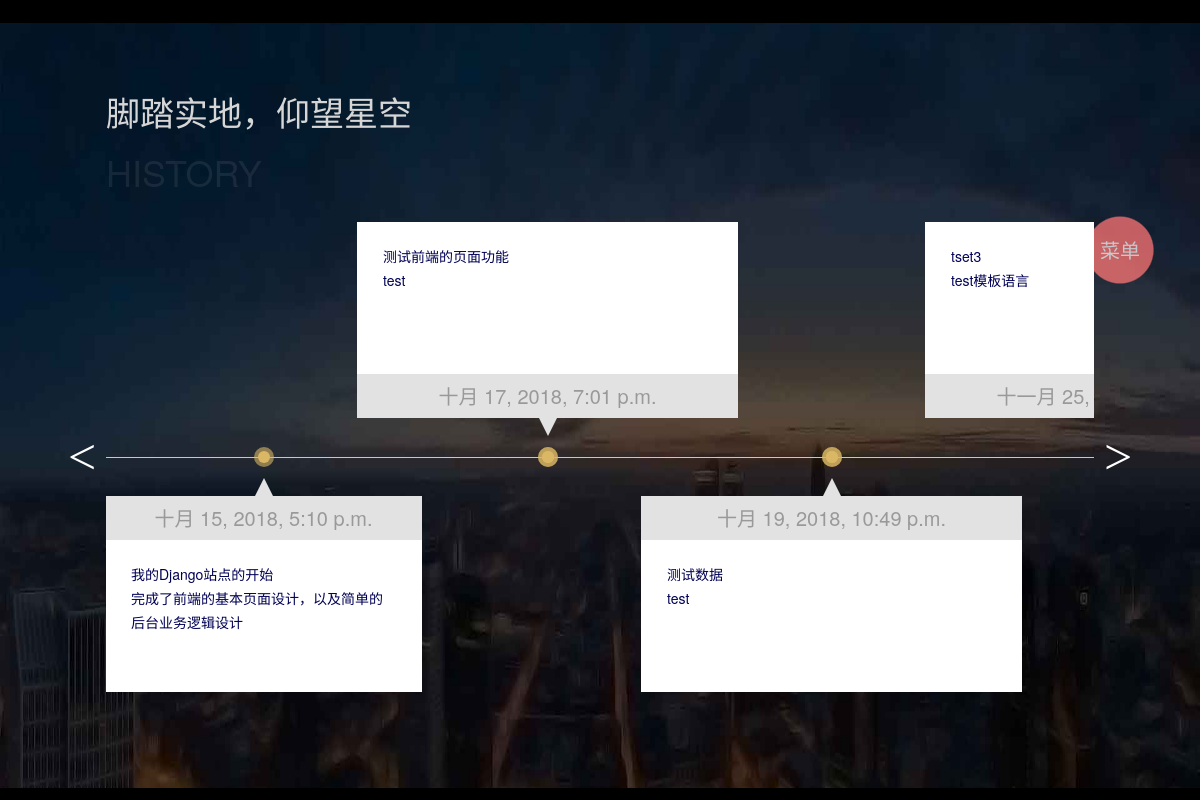
Screenshot of /blog/time.html with the database file from the repository.
### myblog/models.py (models this page shows, shortened)
class BlogTime(models.Model):
    time = models.DateTimeField()
    time_title = models.CharField(max_length=150)
    things = models.TextField()

### myblog/views.py (the view)
# urls.py: path(r'time.html', views.blog_time, name='blog_time'),
def blog_time(request):
    blog_Time = BlogTime.objects.all()  # 获取所有时间轴的信息
    return render(request, 'time.html', {'blog_time': blog_Time}) # 返回time.html 页面

### article/views.py (called while the page is built)
def global_settings(request):
    titles = BlogArticle.objects.all()
    return {"titles": titles}

### templates/time.html (shortened to what this page needs)
﻿<!DOCTYPE html>
<html>
<head lang="zh-CN">
<link rel="stylesheet" href="../static/TimeLine/Timeline/css/public.css">
</head>
<body>
{% include "navigation.html" %}
<div class="about-history" id="fzlc">
    <header class="about-title title-white">
        <h3 class="wow fadeInUp" style="visibility: visible; animation-name: fadeInUp;">脚踏实地，仰望星空</h3>
        <p class="wow fadeInUp" data-wow-delay=".2s" style="visibility: visible; animation-delay: 0.2s; animation-name: fadeInUp;">HISTORY</p>
    </header>
    <div class="about-history-list wow zoomIn" data-wow-delay=".4s" style="visibility: visible; animation-delay: 0.4s; animation-name: zoomIn;">
        <div class="flex-viewport" style="overflow: hidden; position: relative;">
            <ul class="slides clearfix list" style="width: 2600%; transition-duration: 0s; transform: translate3d(0px, 0px, 0px);">
                <li style="width: 253px; float: left; display: block;">
                    {% for Time in blog_time %}
                    <div class="item">
                    {% if Time.id  %}
                            <h3>{{ Time.time }}</h3>
                        <div class="desc">
                            <p style="color: #000155">
                            {{ Time.time_title }}
                            <br>
                            {{ Time.things }}
                            </p>
                        </div>
                    </div>
                    {% endif %}
                </li>
                <li style="width: 253px; float: left; display: block;">
                    <div class="item">
                {% endfor %}
            </ul>
        </div>
        <ul class="flex-direction-nav">
            <li class="flex-nav-prev"><a class="flex-prev" href="#">&lt;</a></li>
            <li class="flex-nav-next"><a class="flex-next" href="#">&gt;</a></li>
         </ul>
    </div>
</div>
</body>
</html>

### templates/navigation.html (shortened to what this page needs)
﻿<!DOCTYPE html>
<html lang="zh-hans-cn">
<head>
<link rel="stylesheet" href="../static/拖动导航/css/asidenav.css">
</head>
<body style="background: black;">
<div>
    <div class="aside-nav bounceInUp animated" id="aside-nav">
        <label for="" class="aside-menu" title="按住拖动">菜单</label>
        <a href="index.html" class="menu-item menu-first">首页</a>
        <a href="time.html" class="menu-item menu-second">时光轴</a>
        <a href="Article/1" class="menu-item menu-third">文章</a>
        <a href="weichat.html" class="menu-item menu-line menu-fourth">关注<br>微信</a>
    </div>
</div>
</body>
</html>

### static/TimeLine/Timeline/css/public.css (style rules this page uses)
html,body { width:100%; height:100%; padding:0; margin:0; }
.about-history { height:701px; padding:64px 106px 0; background:url(../images/bg_about_history.jpg) no-repeat center fixed; -webkit-background-size:100% 100%; background-size:100% 100%; }
.about-title { margin-bottom: 25px; }
.about-title h3 { margin: 0 0 10px;font-size:34px;font-weight:400;color: #2c2c2c; }
.about-title p { margin: 0;font-size: 36px;font-weight: 300;color: #ECECEC; }
.title-white h3 { color:#d6d6d6; }
.title-white p { color:rgba(222,222,222,.09); }
.about-history-list { position:relative; }
.about-history-list .flex-viewport { padding:0 31px; }
.about-history-list .flex-viewport:before { position:absolute; top:50%; right:0; left:0; border-top:1px solid #C7C7C7; content:''; }
.about-history-list .slides li { position:relative; width:253px; height:470px; margin-right:31px; }
.about-history-list .slides li .item { position:absolute; right:-32px; bottom:0; left:-32px; min-height:152px; padding:44px 0 0 0; background-color:#fff; -webkit-transition:all .2s ease; -moz-transition:all .2s ease; -ms-transition:all .2s ease; -o-transition:all .2s ease; transition:all .2s ease; }
.about-history-list .slides li .item:before { position:absolute; top:-49px; left:50%; width:20px; height:20px; overflow:hidden; margin-left:-10px; -webkit-border-radius:100%; -moz-border-radius:100%; border-radius:100%; background-color:rgba(218,183,101,.6); content:''; }
.about-history-list .slides li .item:after { position:absolute; top:-45px; left:50%; width:12px; height:12px; overflow:hidden; margin-left:-6px; -webkit-border-radius:100%; -moz-border-radius:100%; border-radius:100%; background-color:#DAB765; content:''; }
.about-history-list .slides li:nth-child(even) .item { top:0; bottom:auto; padding:0 0 44px; }
.about-history-list .slides li:nth-child(even) .item:before { top:auto; bottom:-49px; }
.about-history-list .slides li:nth-child(even) .item:after { top:auto; bottom:-45px; }
.about-history-list .slides li .item h3 { position:absolute; top:0; right:0; left:0; height:44px; line-height:44px; margin:0; font-size:20px; font-weight:400; color:#999999; text-align:center; background-color:#e2e2e2; -webkit-transition:all .2s ease; -moz-transition:all .2s ease; -ms-transition:all .2s ease; -o-transition:all .2s ease; transition:all .2s ease; }
.about-history-list .slides li .item h3:before { position:absolute; bottom:100%; left:50%; margin-left:-9px; border-width:0 9px 18px; border-style:solid; border-color:transparent transparent #E2E2E2; content:''; }
.about-history-list .slides li:nth-child(even) .item h3 { top:auto; bottom:0; }
.about-history-list .slides li:nth-child(even) .item h3:before { top:100%; bottom:auto; border-width:18px 9px 0; border-color:#E2E2E2 transparent transparent; }
.about-history-list .slides li .item .desc { line-height:24px; padding:22px 26px 0; font-size:14px; color:#929292; }
.about-history-list .slides li .item .desc p { margin:0; }
.about-history-list .flex-direction-nav { padding:0; margin:0; list-style:none; }
.about-history-list .flex-direction-nav a { position:absolute; top:50%; width:48px; height:160px; line-height:160px; overflow:hidden; margin-top:-80px; font-size:50px; font-family:simsun; color:#ffffff; text-align:center; }
.about-history-list .flex-direction-nav a.flex-prev { left:-48px; }
.about-history-list .flex-direction-nav a.flex-next { right:-48px; }
a { color:#414141;text-decoration:none; -webkit-transition:all .2s ease; -moz-transition:all .2s ease; -ms-transition:all .2s ease; -o-transition:all .2s ease; transition:all .2s ease; }
.clearfix:after { clear:both;display:block;visibility:hidden;height:0;content:".";font-size:0; }
.list { padding:0;margin:0;list-style:none; }

### rows the page displays
BlogTime: time "十月 15, 2018, 5:10 p.m.", time_title "我的Django站点的开始", things "完成了前端的基本页面设计，以及简单的后台业务逻辑设计"
BlogTime: time "十月 17, 2018, 7:01 p.m.", time_title "测试前端的页面功能", things "test"
BlogTime: time "十月 19, 2018, 10:49 p.m.", time_title "测试数据", things "test"
BlogTime: time "十一月 25,…", time_title "tset3", things "test模板语言"
